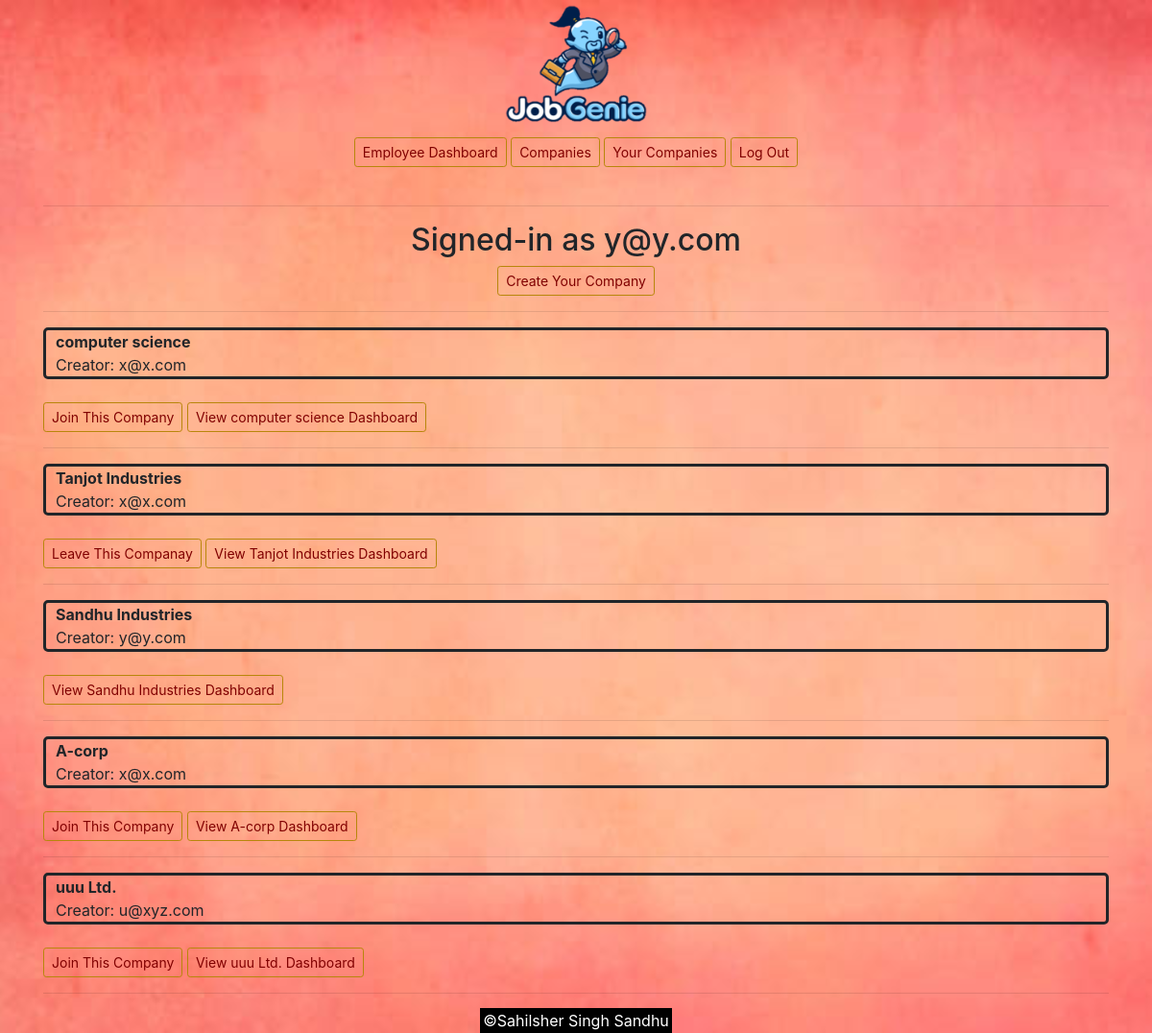
The page /companies (signed in) on the database its author committed.
### employment/models.py (models this page shows)
class User(AbstractUser):
    pass

class Company(models.Model):
    name = models.CharField(max_length=1000)
    creator = models.ForeignKey("User", on_delete=models.PROTECT)

### employment/views.py (the view)
# urls.py: path("companies", views.companies, name="company"),
@login_required
def companies(request):
    comp = Company.objects.all()
    if Employee.objects.filter(user = request.user):
        emp = Employee.objects.get(user = request.user)
    else:
        emp=None
    context={
        'companies': comp,
        'employee': emp,
    }
    return render(request, "employment/companies.html", context)

### employment/templates/employment/companies.html
{% extends "employment/layout.html" %}
{% load static %}
{% block body %}
    <div style="text-align:center;">
    <img src="static/employment/logo.png" alt="logo" width="150px">
    <br>
    <a class="btn btn-sm btn-outline-primary" href="{% url 'employee' %}">Employee Dashboard</a>
    <a class="btn btn-sm btn-outline-primary" href="{% url 'company' %}">Companies</a>
    <a class="btn btn-sm btn-outline-primary" href="{% url 'your_company' %}">Your Companies</a>
    <a class="btn btn-sm btn-outline-primary" href="{% url 'logout' %}">Log Out</a>
    </div>
    <br>
    <hr>
    <div style="text-align:center;">
        <h2>Signed-in as {{ request.user }}</h2>
        <a class="btn btn-sm btn-outline-primary" href="{% url 'create_company' %}">Create Your Company</a>
        <hr>
    </div>
    {% for company in companies.all %}
        <div style="border: px; border-style: solid; padding-left: 10px; border-radius: 5px;">
            <b>{{ company.name }}</b>
            <br>
            Creator: {{ company.creator }}
        </div><br>
        {% if company.creator != request.user and employee.company != company %}
            <a class="btn btn-sm btn-outline-primary" href="{% url 'join_company' id=company.name %}">Join This Company</a>
        {% elif company.creator != request.user %}
            <a class="btn btn-sm btn-outline-primary" href="{% url 'leave_company' %}">Leave This Companay</a>
        {% endif %}
        <a class="btn btn-sm btn-outline-primary" href="{% url 'company_dashboard' id=company.name %}">View {{company.name}} Dashboard</a>
    <hr>
    {% endfor %}
{% endblock %}

### employment/static/employment/styles.css (style rules this page uses)
body { background: fixed; background-image: url(/static/employment/bg.jpg); background-repeat: no-repeat; background-position: center; background-size: cover; }
.btn-outline-primary { color: maroon; border-color: darkgoldenrod; }

### rows shown on the page
User: user "y@y.com"
Company: name "computer science", creator "x@x.com", shows "Join This Company"
Company: name "Tanjot Industries", creator "x@x.com", shows "Leave This Companay"
Company: name "Sandhu Industries", creator "y@y.com"
Company: name "A-corp", creator "x@x.com", shows "Join This Company"
Company: name "uuu Ltd.", creator "u@xyz.com", shows "Join This Company"
